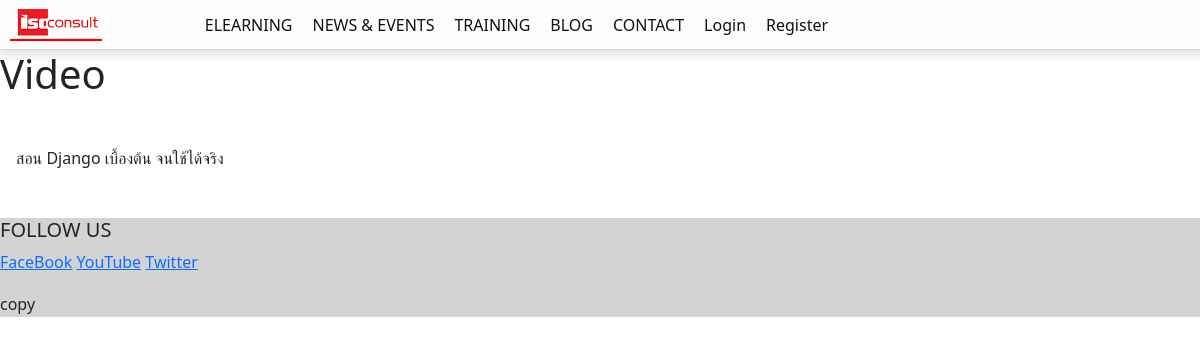
Before: /introduction_video/ with the older database file.
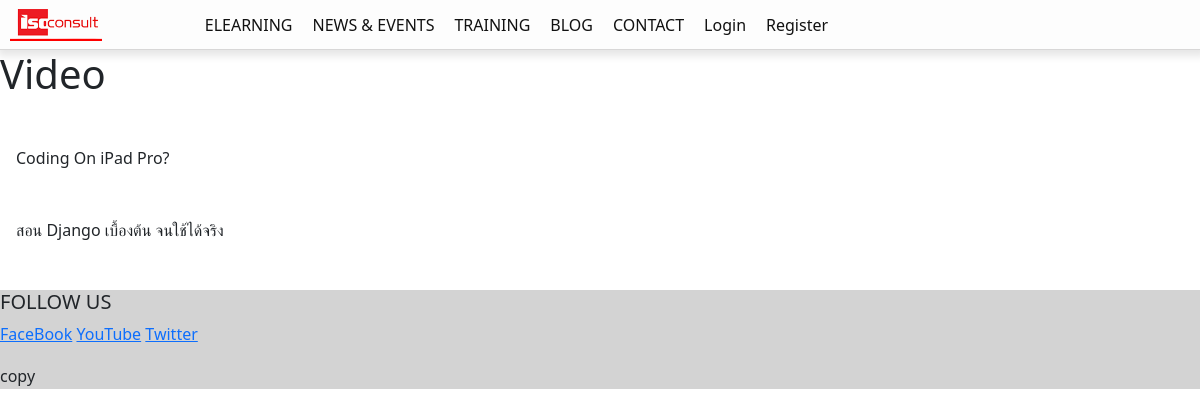
After: the same page with the newer database file.
### app_general/models.py (models this page shows, shortened)
class Video(models.Model):
    title = models.CharField(max_length=100)
    added = models.DateTimeField(auto_now_add=True)
    url= EmbedVideoField(max_length=140, blank=True, null=True)
    class Meta:
        ordering = ['-added']

### app_general/views.py (the view)
# urls.py: path('introduction_video/', views.introduction_video, name='introduction_video'),
def introduction_video(request):
    videos = Video.objects.all()
    return render(request, 'app_general/introduction_video.html', context={'videos': videos})

### app_general/templates/app_general/introduction_video.html (shortened to what this page needs)
{% extends 'app_general/components/base.html' %}
{% load static %}
{% load embed_video_tags %}
{% block content %}
<h1 class="mb-5"> Video </h1>
  {% for item in videos %}
<div class="px-3 mb-5">
  <div class="d-flex justify-content-start">
    {{ item.title }}
  </div>
</div>
{% endfor %}
{% endblock %}

### app_general/templates/app_general/components/base.html (shortened to what this page needs)
{% load static %}
<!DOCTYPE html>
<html lang="en">
<head>
    <link rel="stylesheet" href="{% static 'app_general/normalize.css' %}">
    <link rel="stylesheet" href="{% static 'app_general/main.css' %}">
    <link href="https://cdn.jsdelivr.net/npm/bootstrap@5.3.0-alpha1/dist/css/bootstrap.min.css" rel="stylesheet"
>
</head>
<body>
    {% include 'app_general/components/site_header.html' %}
    {% block content %}{% endblock %}
    {% include 'app_general/components/site_footer.html' %}
</body>
</html>

### app_general/templates/app_general/components/site_header.html
{% load static %}
<header class="site-header">
    <a class="site-header-item site-header-brand" href="{% url 'home' %}">
        <img src="{% static 'app_general/logo.png' %}">
    </a>
    <a class="site-header-item" href="{% url 'eiearning' %}">ELEARNING</a>
    <a class="site-header-item" href="{% url 'news' %}">NEWS & EVENTS</a>
    <a class="site-header-item" href="{% url 'training' %}">TRAINING</a>
    <a class="site-header-item" href="{% url 'blog' %}">BLOG</a>
    <a class="site-header-item" href="{% url 'contact' %}">CONTACT</a>
        {% if user.is_authenticated %}
          <font color="red">สวัสดี & nbsp {{user.first_name}}&nbsp&nbsp{{user.last_name}}</font>
          <a class="site-header-item" href="{% url 'logout' %}">LogOut</a>
        {%else %}
        <a class="site-header-item" href="{% url 'login' %}">Login</a>
        <a class="site-header-item" href="{% url 'register' %}">Register</a>
        {% endif %}
</header>

### app_general/templates/app_general/components/site_footer.html
<footer style="background-color:lightgray">
    <h5>FOLLOW US</h5>
    <p>
        <a href="#">FaceBook</a>
        <a href="#">YouTube</a>
        <a href="#">Twitter</a>
    </p>
    <p>copy</p>
</footer>

### app_general/static/app_general/main.css (style rules this page uses)
body { color: #333333; font-family: 'Mitr', sans-serif; font-weight: 300; }
h2, h3, h4, h5, h6 { color: #111111; font-weight: 400; line-height: 1.4; }
h1 { font-size: 32px; }
h5 { font-size: 20px; }
p { font-size: 16px; line-height: 1.6; }
a { color: hsl(221, 100%, 50%); }
.site-header { background-color: rgb(253, 253, 253); border-bottom: 1px solid rgb(216, 215, 215); box-shadow: 2px 2px 8px 4px rgba(0, 0, 0, 0.1); display: flex; justify-content: flex-start; height: 50px; }
.site-header-item { color: #111111; background-color: rgba(0, 0, 0, 0); font-weight: 400; text-decoration: none; display: flex; align-items: center; padding: 0px 10px; transition: background-color 300ms; }
.site-header-brand img { display: inline--block; height: 32px; margin-right: 8px; }

Changed rows visible on the page:
added Video: title "Coding On iPad Pro?"
